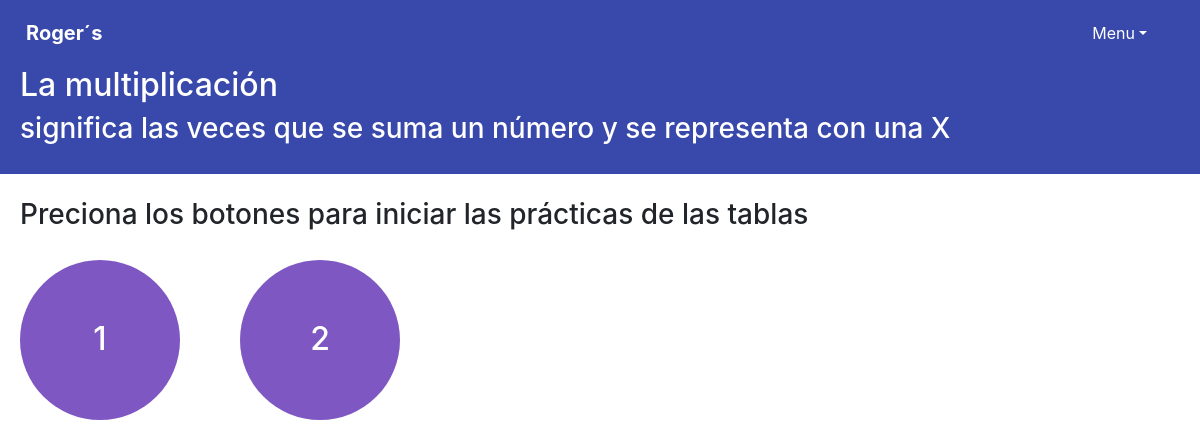
Page /tema.php?roger=1 (signed in) on the earlier database version.
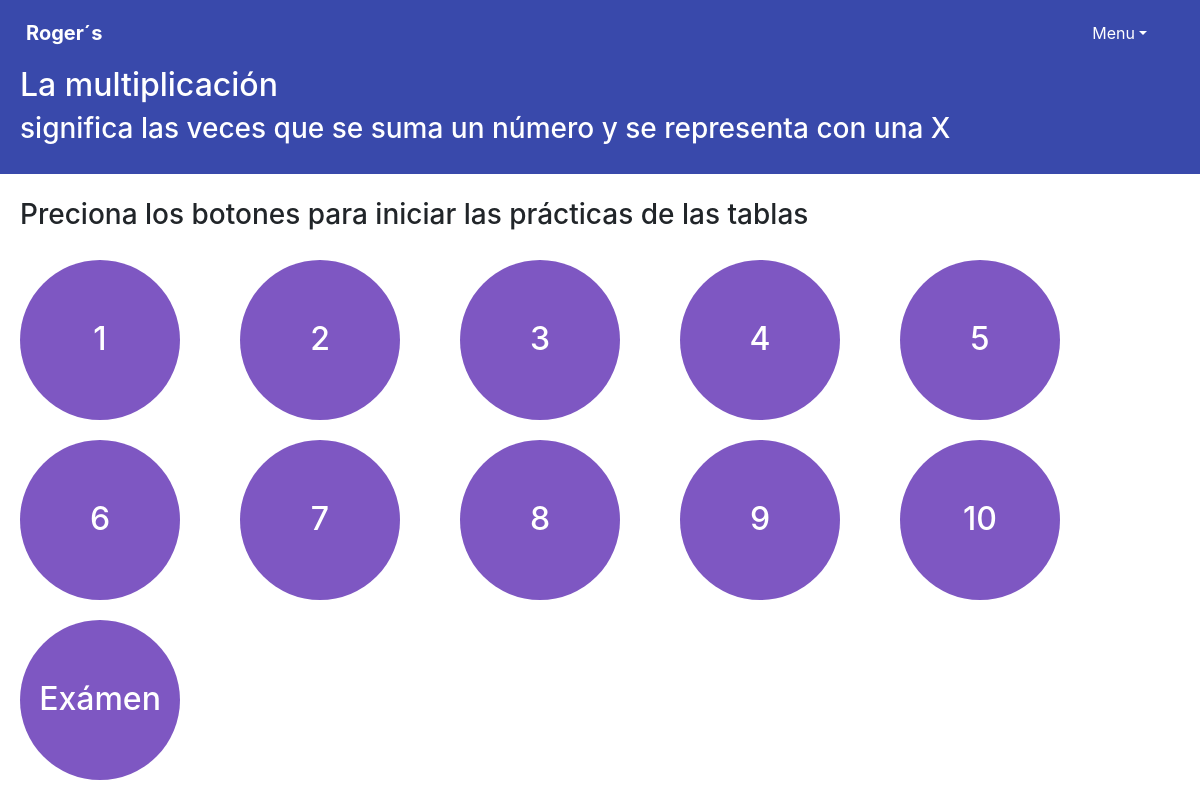
Same page on the later database version.
### tables this page shows
CREATE TABLE `temas` (
  `id_temas` int(11) NOT NULL,
  `nombre` varchar(50) NOT NULL,
  `descri` varchar(500) NOT NULL,
  `texto_ayuda` varchar(500) NOT NULL,
  `titulo` varchar(100) NOT NULL
);

CREATE TABLE `niveles` (
  `id_nivel` int(11) NOT NULL,
  `id_temas` int(11) NOT NULL,
  `nivel` varchar(50) NOT NULL,
  `video` varchar(500) NOT NULL,
  `titulo` varchar(100) NOT NULL,
  `img` varchar(100) NOT NULL
);

### tema.php (the view, shortened to what this page needs)
<?php
  $v1 = $_GET['roger'];
  include 'conexion.php';
  $result = mysqli_query($conexion,"SELECT * FROM `niveles` WHERE id_temas = '".$v1."'");
  $resulta = mysqli_query($conexion,"SELECT * FROM `temas` WHERE id_temas = '".$v1."'");
  $mostrara= mysqli_fetch_array($resulta);
?>
<!DOCTYPE html>
<html>
<head>
	<link rel="stylesheet" href="https://stackpath.bootstrapcdn.com/bootstrap/4.3.1/css/bootstrap.min.css">
	<link rel="stylesheet" type="text/css" href="CSS/main.css">
  <link rel="stylesheet" type="text/css" href="CSS/menu.css">
</head>
<body>
	<div class="fondo">
    <?php include 'nav.php';?>
  <div class="txt-principal">
  <h2><?php  echo utf8_encode($mostrara['titulo']); ?></h2>
  <h3><?php  echo utf8_encode($mostrara['descri']); ?></h3>
  </div>
	</div>
  <br>
  <h3 style="margin-left: 20px;"><?php  echo utf8_encode($mostrara['texto_ayuda']); ?></h3>
  <div class="box-class">
    <?php
    while ($mostrar= mysqli_fetch_array($result)) {
   ?>
    <div class="niveles">
      <center><a href="Explicacion.php?dino=<?php  echo $mostrar['id_nivel'] ?>&&roger=<?php  echo $v1 ?>"><h2><?php  echo utf8_encode($mostrar['nivel']); ?></h2></a></center>
    </div>
    <?php
      }
   ?>
  </div>
  <br>
</body>
</html>

### nav.php (shortened to what this page needs)
<nav class="navbar">
 		<a class="naval naval-tit" href="menu.php">Roger´s</a>
 		<div class="nav-dr">
       <div class="dropdown">
         <button type="button" class="btn btn-primary dropdown-toggle" style="background-color: transparent;border: 0px;" data-toggle="dropdown">Menu</button>
     </div>
 		</div>
</nav>

### CSS/main.css (style rules this page uses)
.fondo { background-color: #3949AB; width: 100%; }
a { color: white; }
.naval { margin-left: 10px; margin-right: 10px; font-weight: bold; padding-top: 10px; padding-bottom: 10px; font-size: 15px; }
.naval-tit { font-size: 20px; }

### CSS/menu.css (style rules this page uses)
.nav-dr { display: flex; flex-wrap: wrap; margin-right: 25px; }
.box-class { width: 100%; display: flex; flex-wrap: wrap; }
.txt-principal { color: white; margin-left: 20px; padding-bottom: 20px; }
.niveles { width: 160px; height: 160px; background-color:#7E57C2; border-radius: 80px; color: white; padding-top: 60px; margin-left: 20px; margin-top: 20px; margin-right: 40px; }

Differences in the rows shown:
added niveles: nivel "3"
added niveles: nivel "4"
added niveles: nivel "5"
added niveles: nivel "6"
added niveles: nivel "7"
added niveles: nivel "8"
added niveles: nivel "9"
added niveles: nivel "10"
added niveles: nivel "Exámen"
